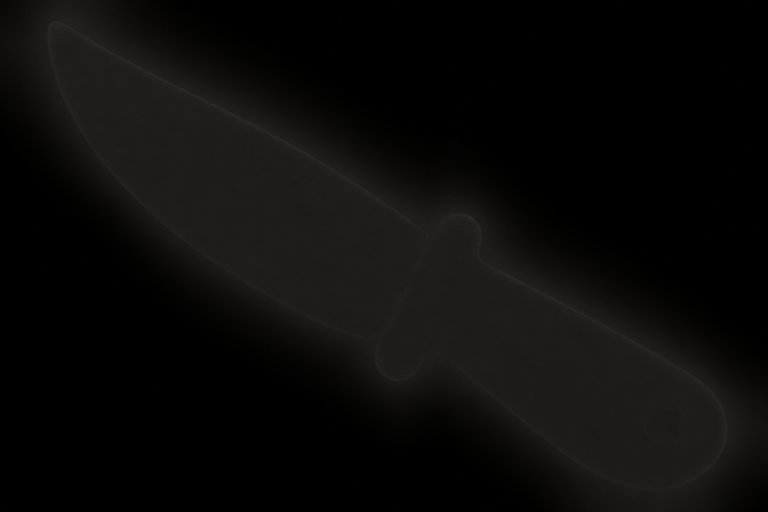
#> input picture Pic/刀.png, 1536 x 1024 px, given in place of the camera (shown at 1/2 size)
$ python main.py
#> lines starting #> are read from the running program, lines starting #| are printed output that depends on the picture; after the words box and inside, x2 and y2 are one past the last pixel; in counts of white or black regions, pixels touching at a corner belong together
import cv2
import numpy as np
import math
import asyncio
import json
import websockets
import time


# =========================
# WebSocket
# =========================

connected_clients = set()


async def websocket_handler(websocket):

    connected_clients.add(websocket)

    print("網頁已連線！")

    try:
        await websocket.wait_closed()

    finally:

        connected_clients.remove(websocket)

        print("網頁已斷線")


async def send_data(data):

    if not connected_clients:
        return

    message = json.dumps(data)

    await asyncio.gather(
        *[
            client.send(message)
            for client in connected_clients
        ],
        return_exceptions=True
    )


async def websocket_server():

    server = await websockets.serve(
        websocket_handler,
        "127.0.0.1",
        8765
    )

    print("WebSocket 啟動")
    print("Port: 8765")

    await server.wait_closed()


# =========================
# 攝影機
# =========================

cap = cv2.VideoCapture(0)


if not cap.isOpened():

    print("無法開啟攝影機")

    exit()


# =========================
# 攝影機解析度
# =========================
#
# 這裡可以調整攝影機畫面大小
#
# 常見：
# 640 × 480
# 1280 × 720
# 1920 × 1080
#
# 如果攝影機不支援，
# OpenCV 可能會自動使用其他解析度。
#

CAMERA_WIDTH = 640
CAMERA_HEIGHT = 480


cap.set(
    cv2.CAP_PROP_FRAME_WIDTH,
    CAMERA_WIDTH
)

cap.set(
    cv2.CAP_PROP_FRAME_HEIGHT,
    CAMERA_HEIGHT
)


# 讀取實際解析度
actual_width = int(
    cap.get(
        cv2.CAP_PROP_FRAME_WIDTH
    )
)

actual_height = int(
    cap.get(
        cv2.CAP_PROP_FRAME_HEIGHT
    )
)


print("攝影機啟動成功！")

print(
    f"實際攝影機解析度："
    f"{actual_width} × {actual_height}"
)

print("Camera 視窗可以自由拉大小")

print("按 Q 離開")


# =========================
# 設定
# =========================

SMOOTHING = 0.15


# 偵測不到完整 3 點時，
# 暫時保留雨傘的時間

LOST_TIMEOUT = 3.0


red_smooth_x = None
red_smooth_size = None


blue_smooth_x = None
blue_smooth_size = None


red_last_seen = 0
blue_last_seen = 0


red_active = False
blue_active = False


# =========================
# 基本計算
# =========================

# [76 lines left out: functions distance, calculate_center, calculate_size, smooth_value, not called in this run]


# =========================
# 找圓點
# =========================

def detect_points(mask):

    contours, _ = cv2.findContours(

        mask,

        cv2.RETR_EXTERNAL,

        cv2.CHAIN_APPROX_SIMPLE

    )


    candidates = []


    for contour in contours:

        area = cv2.contourArea(
            contour
        )


        if area < 100:
            continue


        if area > 10000:
            continue


        perimeter = cv2.arcLength(

            contour,

            True

        )


        if perimeter == 0:
            continue


        circularity = (

            4 *
            math.pi *
            area

        ) / (

            perimeter *
            perimeter

        )


        if circularity < 0.65:
            continue


        (
            x,
            y
        ), radius = cv2.minEnclosingCircle(
            contour
        )


        if radius < 5:
            continue


        if radius > 80:
            continue


        candidates.append({

            "point": (

                int(x),
                int(y)

            ),

            "area": area,

            "radius": radius

        })


    # 面積大的優先

    candidates.sort(

        key=lambda item:
            item["area"],

        reverse=True

    )


    candidates = candidates[:3]


    return [

        item["point"]

        for item in candidates

    ]


# =========================
# 啟動 WebSocket
# =========================

loop = asyncio.new_event_loop()

asyncio.set_event_loop(loop)


loop.create_task(
    websocket_server()
)


# =========================
# 主迴圈
# =========================

while True:

    loop.run_until_complete(

        asyncio.sleep(0)

    )


    ret, frame = cap.read()
#> frame is the input picture: shape (1024, 1536, 3); mean B, G, R 10.1, 10.7, 11.5


    if not ret:

        print(
            "無法讀取畫面"
        )

        break


    # =========================
    # 鏡像
    # =========================

    frame = cv2.flip(
        frame,
        1
    )
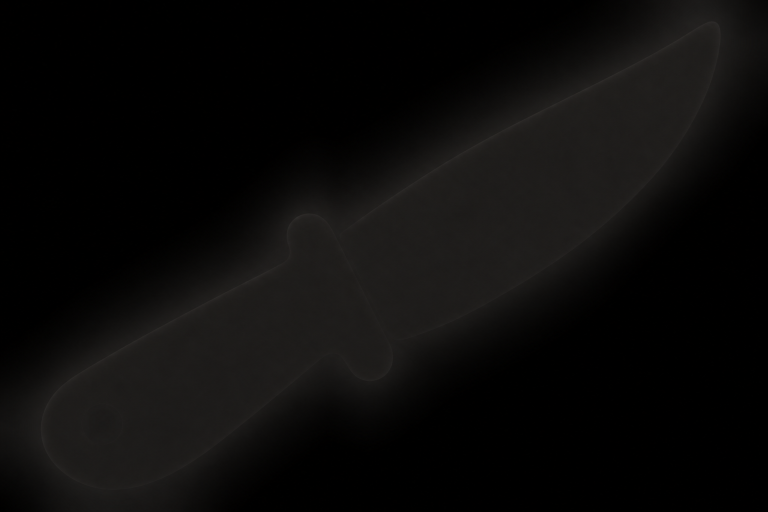
#> frame: shape (1024, 1536, 3) (shown at 1/2 size); mean B, G, R 10.1, 10.7, 11.5


    # =========================
    # 取得目前畫面尺寸
    # =========================

    frame_height, frame_width = \
        frame.shape[:2]
#> frame_height = 1024; frame_width = 1536


    # =========================
    # HSV
    # =========================

    hsv = cv2.cvtColor(

        frame,

        cv2.COLOR_BGR2HSV

    )
#> hsv: shape (1024, 1536, 3); mean H, S, V 8.9, 38, 11.5


    # =========================
    # 紅色
    # =========================

    lower_red1 = np.array([

        0,
        145,
        75

    ])


    upper_red1 = np.array([

        6,
        255,
        255

    ])


    lower_red2 = np.array([

        170,
        145,
        75

    ])


    upper_red2 = np.array([

        179,
        255,
        255

    ])


    red_mask1 = cv2.inRange(

        hsv,

        lower_red1,

        upper_red1

    )
#> red_mask1: shape (1024, 1536); every value is 0


    red_mask2 = cv2.inRange(

        hsv,

        lower_red2,

        upper_red2

    )


    red_mask = (

        red_mask1 |
        red_mask2

    )

    # 清除紅色遮罩中的小雜點
    kernel = np.ones((3, 3), np.uint8)

    red_mask = cv2.morphologyEx(
    red_mask,
    cv2.MORPH_OPEN,
    kernel
)


    # =========================
    # 藍色
    # =========================

    lower_blue = np.array([

        85,
        20,
        65

    ])


    upper_blue = np.array([

        125,
        255,
        255

    ])


    blue_mask = cv2.inRange(

        hsv,

        lower_blue,

        upper_blue

    )


    # =========================
    # 偵測
    # =========================

    red_points = detect_points(

        red_mask

    )
#> in detect_points, `contours, _ = cv2.findContours(  mask,  cv2.RETR_EXTERNAL,  cv2.CHAIN_..`: contours = []
#> red_points = []


    blue_points = detect_points(

        blue_mask

    )
#> blue_points = []


    now = time.time()


    # =====================================================
    # 紅色玩家
    # =====================================================

    red_center_x = 0
    red_center_y = 0
    red_size = 0


    if len(red_points) >= 3:

        center_x, center_y = \
            calculate_center(
                red_points
            )


        size = calculate_size(
            red_points
        )


        red_smooth_x = smooth_value(

            red_smooth_x,

            center_x

        )


        red_smooth_size = smooth_value(

            red_smooth_size,

            size

        )


        red_center_x = red_smooth_x

        red_center_y = center_y

        red_size = red_smooth_size


        red_last_seen = now

        red_active = True


    else:

        if (

            red_active and

            now -
            red_last_seen >
            LOST_TIMEOUT

        ):

            red_active = False


    # =====================================================
    # 藍色玩家
    # =====================================================

    blue_center_x = 0
    blue_center_y = 0
    blue_size = 0


    if len(blue_points) >= 3:

        center_x, center_y = \
            calculate_center(
                blue_points
            )


        size = calculate_size(
            blue_points
        )


        blue_smooth_x = smooth_value(

            blue_smooth_x,

            center_x

        )


        blue_smooth_size = smooth_value(

            blue_smooth_size,

            size

        )


        blue_center_x = blue_smooth_x

        blue_center_y = center_y

        blue_size = blue_smooth_size


        blue_last_seen = now

        blue_active = True


    else:

        if (

            blue_active and

            now -
            blue_last_seen >
            LOST_TIMEOUT

        ):

            blue_active = False


    # =====================================================
    # 傳給網頁
    # =====================================================

    data = {

        # =========================
        # Camera 尺寸
        # =========================

        "camera": {

            "width":
                frame_width,

            "height":
                frame_height

        },


        # =========================
        # 紅色
        # =========================

        "red": {

            "visible":
                red_active,

            "x":
                red_smooth_x
                if red_smooth_x is not None
                else 0,

            "y":
                red_center_y,

            "size":
                red_smooth_size
                if red_smooth_size is not None
                else 60

        },


        # =========================
        # 藍色
        # =========================

        "blue": {

            "visible":
                blue_active,

            "x":
                blue_smooth_x
                if blue_smooth_x is not None
                else 0,

            "y":
                blue_center_y,

            "size":
                blue_smooth_size
                if blue_smooth_size is not None
                else 60

        }

    }


    loop.run_until_complete(

        send_data(data)

    )


    # =====================================================
    # Camera 上顯示紅點
    # =====================================================

    for i, point in enumerate(
        red_points
    ):

        cv2.circle(

            frame,

            point,

            8,

            (0, 0, 255),

            -1

        )


        cv2.putText(

            frame,

            f"R{i + 1}",

            (

                point[0] + 10,

                point[1]

            ),

            cv2.FONT_HERSHEY_SIMPLEX,

            0.7,

            (0, 255, 0),

            2

        )


        # 顯示每一點座標

        cv2.putText(

            frame,

            f"({point[0]}, {point[1]})",

            (

                point[0] + 10,

                point[1] + 25

            ),

            cv2.FONT_HERSHEY_SIMPLEX,

            0.45,

            (0, 255, 0),

            1

        )
#> this loop made 0 passes


    # =====================================================
    # Camera 上顯示藍點
    # =====================================================

    for i, point in enumerate(
        blue_points
    ):

        cv2.circle(

            frame,

            point,

            8,

            (255, 0, 0),

            -1

        )


        cv2.putText(

            frame,

            f"B{i + 1}",

            (

                point[0] + 10,

                point[1]

            ),

            cv2.FONT_HERSHEY_SIMPLEX,

            0.7,

            (0, 255, 0),

            2

        )


        # 顯示每一點座標

        cv2.putText(

            frame,

            f"({point[0]}, {point[1]})",

            (

                point[0] + 10,

                point[1] + 25

            ),

            cv2.FONT_HERSHEY_SIMPLEX,

            0.45,

            (0, 255, 0),

            1

        )


    # =====================================================
    # 顯示目前解析度
    # =====================================================

    cv2.putText(

        frame,

        f"CAMERA: {frame_width} x {frame_height}",

        (20, 35),

        cv2.FONT_HERSHEY_SIMPLEX,

        0.75,

        (255, 255, 255),

        2

    )


    # =====================================================
    # 顯示紅色資訊
    # =====================================================

    red_text = (

        f"RED  "

        f"{len(red_points)}/3  "

        f"X:{red_smooth_x:.1f}  "

        f"SIZE:{red_smooth_size:.1f}"

        if red_smooth_x is not None

        else

        f"RED  "

        f"{len(red_points)}/3"

    )
#> red_text = 'RED  0/3'


    cv2.putText(

        frame,

        red_text,

        (20, 70),

        cv2.FONT_HERSHEY_SIMPLEX,

        0.65,

        (0, 0, 255),

        2

    )


    # =====================================================
    # 顯示藍色資訊
    # =====================================================

    blue_text = (

        f"BLUE  "

        f"{len(blue_points)}/3  "

        f"X:{blue_smooth_x:.1f}  "

        f"SIZE:{blue_smooth_size:.1f}"

        if blue_smooth_x is not None

        else

        f"BLUE  "

        f"{len(blue_points)}/3"

    )
#> blue_text = 'BLUE  0/3'


    cv2.putText(

        frame,

        blue_text,

        (20, 105),

        cv2.FONT_HERSHEY_SIMPLEX,

        0.65,

        (255, 0, 0),

        2

    )
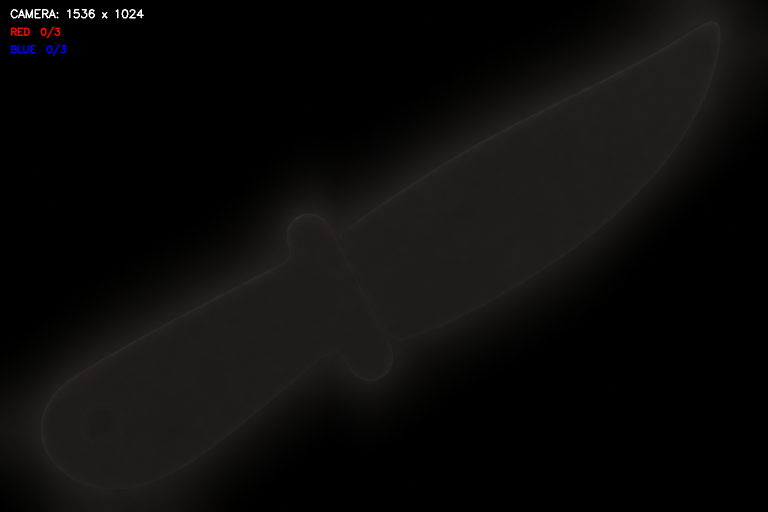
#> frame: shape (1024, 1536, 3) (shown at 1/2 size); mean B, G, R 10.5, 11, 11.9


    # =====================================================
    # 顯示 Y
    # =====================================================

    if red_active:

        cv2.putText(

            frame,

            f"RED CENTER Y: {red_center_y:.1f}",

            (20, 140),

            cv2.FONT_HERSHEY_SIMPLEX,

            0.6,

            (0, 0, 255),

            2

        )


    if blue_active:

        cv2.putText(

            frame,

            f"BLUE CENTER Y: {blue_center_y:.1f}",

            (20, 170),

            cv2.FONT_HERSHEY_SIMPLEX,

            0.6,

            (255, 0, 0),

            2

        )


    # =====================================================
    # 顯示
    # =====================================================

    cv2.imshow(

        "Umbrella Camera",

        frame

    )


    cv2.imshow(

        "Red Mask",

        red_mask

    )


    cv2.imshow(

        "Blue Mask",

        blue_mask

    )


    # =====================================================
    # Q
    # =====================================================

    if (

        cv2.waitKey(1) & 0xFF

        == ord("q")

    ):

#> (key q is pressed here)
        break


# =========================
# 結束
# =========================

cap.release()

cv2.destroyAllWindows()

$ run again, on Pic/椅子.png
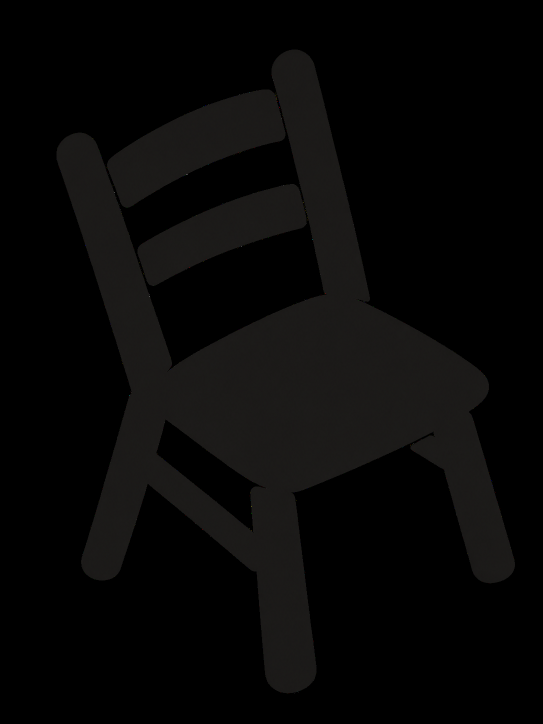
#> input picture Pic/椅子.png, 1086 x 1448 px, given in place of the camera (shown at 1/2 size)
#> frame is the input picture: shape (1448, 1086, 3); mean B, G, R 6.9, 7.3, 7.7
#> `frame = cv2.flip( frame, 1 )`:
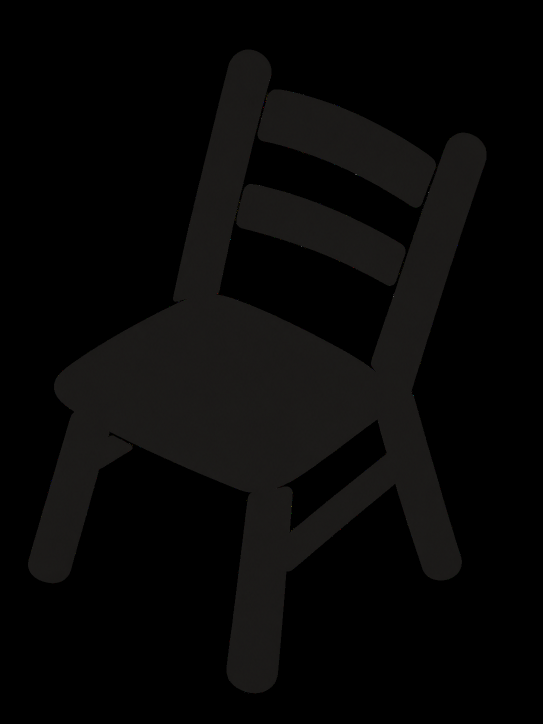
#> frame: shape (1448, 1086, 3) (shown at 1/2 size); mean B, G, R 6.9, 7.3, 7.7
#> hsv: shape (1448, 1086, 3); mean H, S, V 4.2, 7.5, 7.7
#> red_mask1: shape (1448, 1086); 0% white in thin lines or dots, all inside (x1, y1, x2, y2) = (95, 150, 881, 1283)
#> red_mask2: shape (1448, 1086); every value is 0
#> blue_mask: shape (1448, 1086); 0% white in thin lines or dots, all inside (x1, y1, x2, y2) = (100, 184, 916, 1015)
#> contours = []
#> contours = 28 contours, all with area under 20
#> the loop in detect_points (call 2), `for contour in contours: ` made 28 passes
#> contour on passes 1 to 8: [[177, 1014]], [[584, 1000]], [[470, 976]], [[100, 970]], [[103, 961]], [[731, 940]], [[755, 921]], [[281, 894]]
#> blue_points = []
#> red_text = 'RED  0/3'
#> blue_text = 'BLUE  0/3'
#> `cv2.putText(  frame,  blue_text,  (20, 105),  cv2.FONT_HERSHEY_SIMPLEX..`:
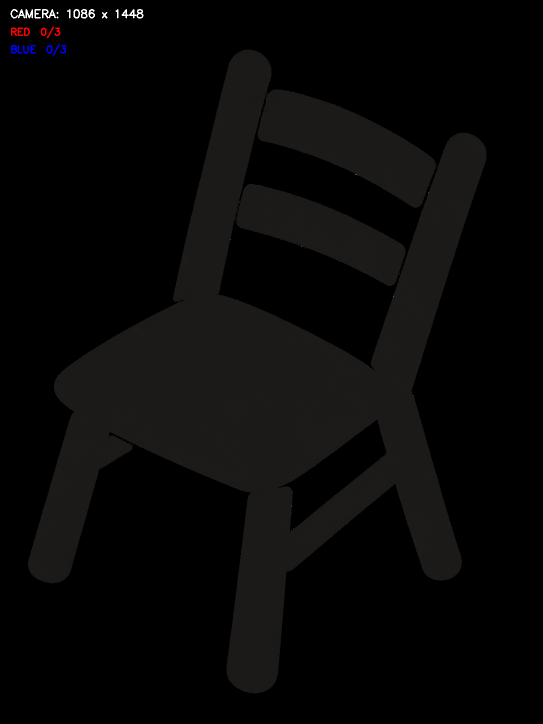
#> frame: shape (1448, 1086, 3) (shown at 1/2 size); mean B, G, R 7.3, 7.6, 8.1
